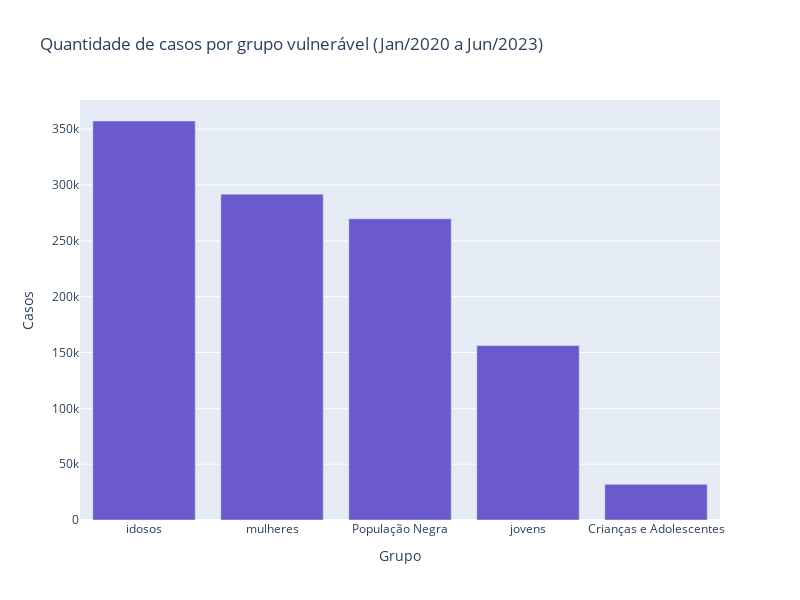

Write notebook code for a chart like this one.
### Markdown cell above
##### Gráfico de barras.

### Code cell
fig = px.bar(
    df_grupo, # df a ser utilizado
    x = 'Grupo', # valores do eixo x
    y = 'Casos', # valores do eixo y
    title = "Quantidade de casos por grupo vulnerável (Jan/2020 a Jun/2023)", 
    height = 600, # altura da figura
    color_discrete_sequence = ['#6A5ACD'] # escolhendo a cor roxo
    )
fig.update_layout(width = 800) # largura da imagem

fig.show()

### Figure 1 — Plotly figure (JSON) as saved in the notebook; plotly's stock layout.template omitted (floating-point values rounded to 4 significant figures)
{"data": [{"alignmentgroup": "True", "hovertemplate": "Grupo=%{x}<br>Casos=%{y}<extra></extra>", "legendgroup": "", "marker": {"color": "#6A5ACD", "pattern": {"shape": ""}}, "name": "", "offsetgroup": "", "orientation": "v", "showlegend": false, "textposition": "auto", "type": "bar", "x": ["idosos", "mulheres", "População Negra", "jovens", "Crianças e Adolescentes"], "xaxis": "x", "y": [357269, 291743, 269759, 156157, 31905], "yaxis": "y"}], "layout": {"barmode": "relative", "height": 600, "legend": {"tracegroupgap": 0}, "title": {"text": "Quantidade de casos por grupo vulnerável (Jan/2020 a Jun/2023)"}, "width": 800, "xaxis": {"anchor": "y", "domain": [0, 1], "title": {"text": "Grupo"}}, "yaxis": {"anchor": "x", "domain": [0, 1], "title": {"text": "Casos"}}}}
